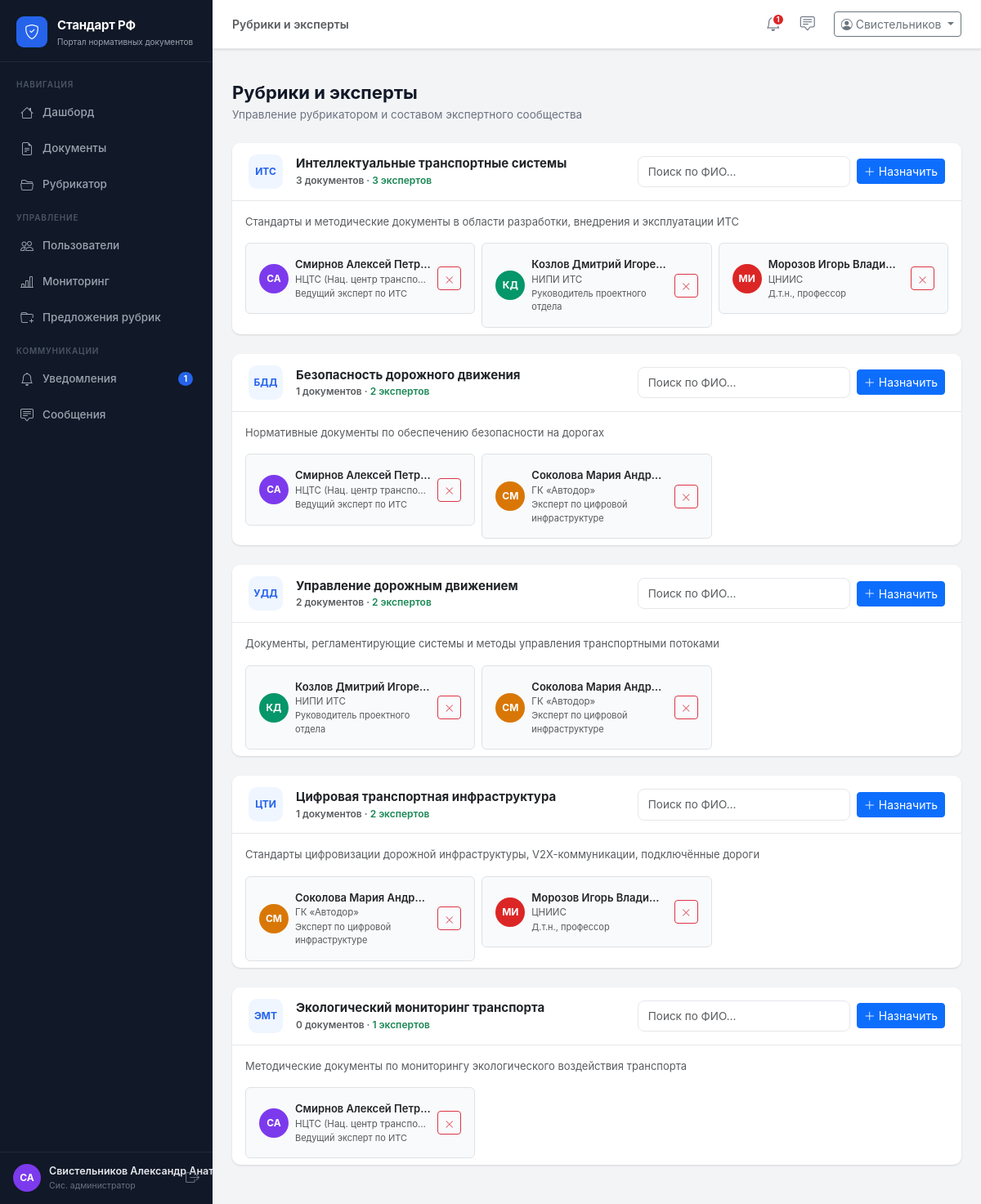
/admin/rubrics (signed in), run on an earlier commit of the app's database.
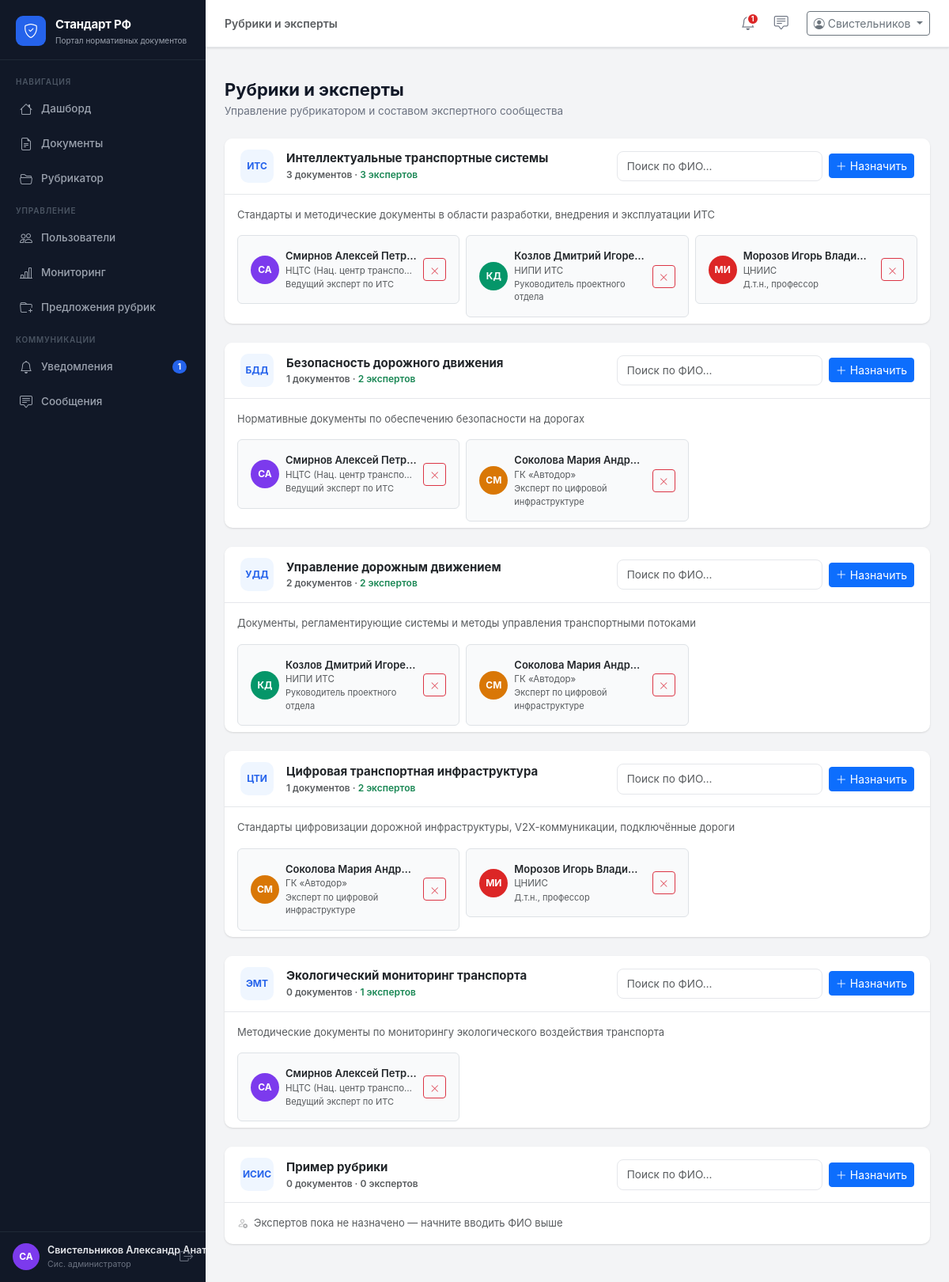
And on a later commit of the database.
### app/models.py (models this page shows, shortened)
class Rubric(db.Model):
    __tablename__ = 'rubrics'
    id          = db.Column(db.Integer, primary_key=True)
    code        = db.Column(db.String(20), unique=True, nullable=False)
    name        = db.Column(db.String(200), nullable=False)
    description = db.Column(db.Text)
    created_at  = db.Column(db.DateTime, default=datetime.utcnow)
    documents = db.relationship('Document', backref='rubric', lazy=True)
    def document_count(self):
        return Document.query.filter_by(rubric_id=self.id).count()

class RubricExpert(db.Model):
    __tablename__ = 'rubric_experts'
    id          = db.Column(db.Integer, primary_key=True)
    rubric_id   = db.Column(db.Integer, db.ForeignKey('rubrics.id'), nullable=False)
    user_id     = db.Column(db.Integer, db.ForeignKey('users.id'), nullable=False)
    assigned_at = db.Column(db.DateTime, default=datetime.utcnow)
    rubric = db.relationship('Rubric', backref='expert_assignments')
    user   = db.relationship('User', backref='rubric_assignments')

class User(db.Model):
    __tablename__ = 'users'
    id           = db.Column(db.Integer, primary_key=True)
    username     = db.Column(db.String(80), unique=True, nullable=False)
    email        = db.Column(db.String(120), unique=True, nullable=False)
    password     = db.Column(db.String(200), nullable=False, default='demo123')
    role         = db.Column(db.String(20), nullable=False)   # admin | org | expert
    full_name    = db.Column(db.String(200))
    organization = db.Column(db.String(300))
    position     = db.Column(db.String(200))
    created_at   = db.Column(db.DateTime, default=datetime.utcnow)
    phone        = db.Column(db.String(20))
    is_active    = db.Column(db.Boolean, default=True)
    org_id       = db.Column(db.Integer, db.ForeignKey('users.id'), nullable=True)
    rubric_id    = db.Column(db.Integer, db.ForeignKey('rubrics.id'), nullable=True)
    documents     = db.relationship('Document', backref='author', lazy=True,
                                    foreign_keys='Document.author_id')
    comments      = db.relationship('Comment', backref='author', lazy=True)
    notifications = db.relationship('Notification', backref='user', lazy=True)
    def get_initials(self):
        if self.full_name:
            parts = self.full_name.split()
            if len(parts) >= 2:
                return f"{parts[0][0]}{parts[1][0]}".upper()
            return self.full_name[:2].upper()
        return self.username[:2].upper()
    def role_label(self):
        return {'admin': 'Сис. администратор', 'org': 'Разработчик', 'organization': 'Организация', 'expert': 'Эксперт'}.get(self.role, self.role)
    def unread_notifications(self):
        return Notification.query.filter_by(user_id=self.id, is_read=False).count()
    def unread_messages(self):
        return Message.query.filter_by(receiver_id=self.id, is_read=False).count()

### app/routes/admin.py (the view)
@admin_bp.route('/rubrics')
@role_required('admin')
def rubrics():
    user        = get_current_user()
    all_rubrics = Rubric.query.all()
    experts     = User.query.filter_by(role='expert').all()
    assignments = {re.user_id: re.rubric_id
                   for re in RubricExpert.query.all()}
    return render_template('admin/rubrics.html',
                           rubrics=all_rubrics, experts=experts,
                           assignments=assignments, user=user)

### app/utils.py (called while the page is built)
def role_required(*roles):
    def decorator(f):
        @wraps(f)
        def decorated(*args, **kwargs):
            if 'user_id' not in session:
                return redirect(url_for('auth.login'))
            if session.get('role') not in roles:
                flash('Недостаточно прав для доступа к этому разделу.', 'danger')
                return redirect(url_for('main.dashboard'))
            return f(*args, **kwargs)
        return decorated
    return decorator

def get_current_user():
    if 'user_id' in session:
        return User.query.get(session['user_id'])
    return None

### app/templates/admin/rubrics.html (shortened to what this page needs)
{% extends 'base.html' %}
{% block page_title %}Рубрики и эксперты{% endblock %}
{% block content %}
<div class="page-header">
  <h1>Рубрики и эксперты</h1>
  <p>Управление рубрикатором и составом экспертного сообщества</p>
</div>
{% for rubric in rubrics %}
{% set assigned_ids = rubric.expert_assignments | map(attribute='user_id') | list %}
{% set available = experts | rejectattr('id', 'in', assigned_ids) | list %}
<div class="card mb-4">
  <div class="card-header d-flex align-items-center justify-content-between flex-wrap gap-2">
    <div class="d-flex align-items-center gap-3">
      <div style="width:42px;height:42px;background:#eff6ff;border-radius:10px;
                  display:flex;align-items:center;justify-content:center;
                  font-size:12px;font-weight:700;color:#2563eb;flex-shrink:0;">
        {{ rubric.code }}
      </div>
      <div>
        <div class="fw-bold" style="font-size:15px;">{{ rubric.name }}</div>
        <div class="text-muted" style="font-size:12px;">
          {{ rubric.document_count() }} документов
          · <span class="{% if rubric.expert_assignments %}text-success fw-semibold{% endif %}">
            {{ rubric.expert_assignments | length }} экспертов
          </span>
        </div>
      </div>
    </div>
    <form method="POST" action="{{ url_for('admin.assign_expert') }}"
          class="d-flex gap-2 align-items-center expert-assign-form"
          onsubmit="return validateAssign(this)">
      <div class="expert-search-wrap position-relative" style="min-width:260px;">
        <input type="text"
               class="form-control form-control-sm expert-search-input"
               placeholder="{% if available %}Поиск по ФИО…{% else %}Все эксперты назначены{% endif %}"
               autocomplete="off"
               {% if not available %}disabled{% endif %}>
      </div>
      <button type="submit" class="btn btn-sm btn-primary"
              {% if not available %}disabled{% endif %}>
        <i class="bi bi-plus-lg me-1"></i>Назначить
      </button>
    </form>
  </div>
  <div class="card-body {% if rubric.expert_assignments %}pb-2{% endif %}">
    {% if rubric.description %}
    <p class="text-muted mb-3" style="font-size:13px;">{{ rubric.description }}</p>
    {% endif %}
    {% if rubric.expert_assignments %}
    <div class="row g-2">
      {% for re in rubric.expert_assignments %}
      <div class="col-sm-6 col-xl-4">
        <div class="d-flex align-items-center gap-2 p-3 rounded border" style="background:#f9fafb;">
          {% set _colors = ['#2563eb','#7c3aed','#059669','#d97706','#dc2626'] %}
          <div class="user-avatar flex-shrink-0"
               style="width:36px;height:36px;font-size:12px;
                      background:{{ _colors[re.user.id % _colors|length] }};">
            {{ re.user.get_initials() }}
          </div>
          <div class="flex-grow-1 min-w-0">
            <div class="fw-semibold text-truncate" style="font-size:13px;">{{ re.user.full_name }}</div>
            <div class="text-muted text-truncate" style="font-size:11.5px;">{{ re.user.organization }}</div>
            <div class="text-muted" style="font-size:11px;">{{ re.user.position }}</div>
          </div>
          <form method="POST" action="{{ url_for('admin.unassign_expert', re_id=re.id) }}"
                class="flex-shrink-0">
            <button type="submit" class="btn btn-sm btn-outline-danger"
                    title="Убрать из рубрики" style="padding:3px 8px;">
              <i class="bi bi-x-lg" style="font-size:11px;"></i>
            </button>
          </form>
        </div>
      </div>
      {% endfor %}
    </div>
    {% else %}
    <div class="text-muted d-flex align-items-center gap-2" style="font-size:13px;">
      <i class="bi bi-person-x opacity-50"></i>
      Экспертов пока не назначено — начните вводить ФИО выше
    </div>
    {% endif %}
  </div>
</div>
{% endfor %}
{% endblock %}

What changed in the data, as far as the page shows it:
added Rubric: code "ИСИС", name "Пример рубрики", document_count "0", expert_assignments|length "0", shows "Экспертов пока не назначено — начните вводить ФИО выше"
